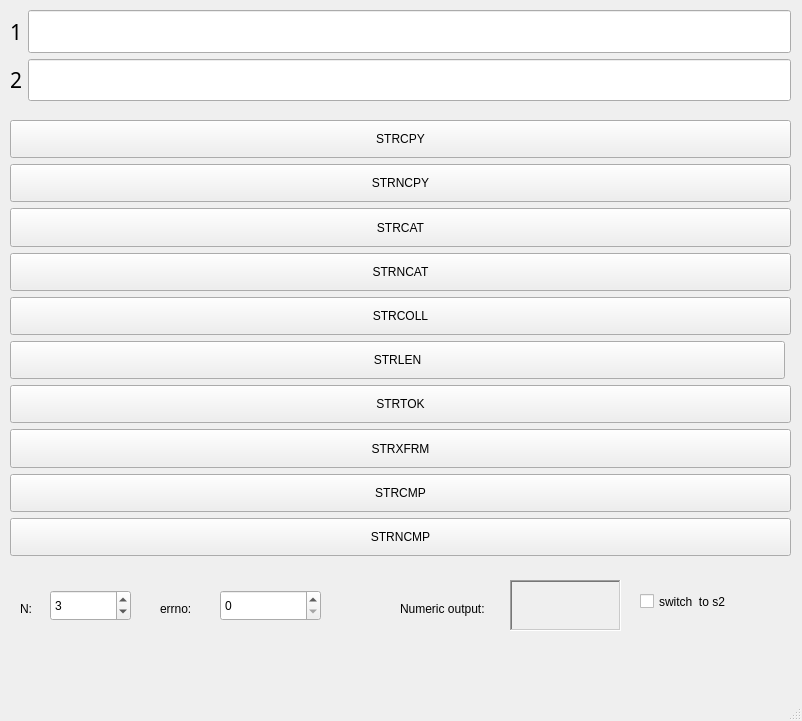
<?xml version="1.0" encoding="UTF-8"?>
<ui version="4.0">
 <class>MainWindow</class>
 <widget class="QMainWindow" name="MainWindow">
  <property name="geometry">
   <rect>
    <x>0</x>
    <y>0</y>
    <width>802</width>
    <height>721</height>
   </rect>
  </property>
  <property name="windowTitle">
   <string>MainWindow</string>
  </property>
  <widget class="QWidget" name="centralwidget">
   <widget class="QWidget" name="gridLayoutWidget">
    <property name="geometry">
     <rect>
      <x>10</x>
      <y>10</y>
      <width>781</width>
      <height>91</height>
     </rect>
    </property>
    <layout class="QGridLayout" name="gridLayout">
     <item row="1" column="0">
      <widget class="QLabel" name="label_2">
       <property name="font">
        <font>
         <family>Fira Code SemiBold</family>
         <pointsize>16</pointsize>
        </font>
       </property>
       <property name="text">
        <string>2</string>
       </property>
      </widget>
     </item>
     <item row="0" column="0">
      <widget class="QLabel" name="label">
       <property name="font">
        <font>
         <family>Fira Code SemiBold</family>
         <pointsize>16</pointsize>
        </font>
       </property>
       <property name="text">
        <string>1</string>
       </property>
      </widget>
     </item>
     <item row="1" column="1">
      <widget class="QLineEdit" name="s2str">
       <property name="sizePolicy">
        <sizepolicy hsizetype="Expanding" vsizetype="Expanding">
         <horstretch>0</horstretch>
         <verstretch>0</verstretch>
        </sizepolicy>
       </property>
      </widget>
     </item>
     <item row="0" column="1">
      <widget class="QLineEdit" name="s1str">
       <property name="sizePolicy">
        <sizepolicy hsizetype="Expanding" vsizetype="Expanding">
         <horstretch>0</horstretch>
         <verstretch>0</verstretch>
        </sizepolicy>
       </property>
      </widget>
     </item>
    </layout>
   </widget>
   <widget class="QWidget" name="gridLayoutWidget_2">
    <property name="geometry">
     <rect>
      <x>10</x>
      <y>120</y>
      <width>781</width>
      <height>436</height>
     </rect>
    </property>
    <layout class="QGridLayout" name="gridLayout_2" columnstretch="5,0">
     <property name="sizeConstraint">
      <enum>QLayout::SetDefaultConstraint</enum>
     </property>
     <item row="1" column="0" colspan="2">
      <widget class="QPushButton" name="sncpy">
       <property name="sizePolicy">
        <sizepolicy hsizetype="Minimum" vsizetype="Expanding">
         <horstretch>0</horstretch>
         <verstretch>0</verstretch>
        </sizepolicy>
       </property>
       <property name="text">
        <string>STRNCPY</string>
       </property>
      </widget>
     </item>
     <item row="2" column="0" colspan="2">
      <widget class="QPushButton" name="scat">
       <property name="sizePolicy">
        <sizepolicy hsizetype="Minimum" vsizetype="Expanding">
         <horstretch>0</horstretch>
         <verstretch>0</verstretch>
        </sizepolicy>
       </property>
       <property name="text">
        <string>STRCAT</string>
       </property>
      </widget>
     </item>
     <item row="6" column="0" colspan="2">
      <widget class="QPushButton" name="stok">
       <property name="sizePolicy">
        <sizepolicy hsizetype="Minimum" vsizetype="Expanding">
         <horstretch>0</horstretch>
         <verstretch>0</verstretch>
        </sizepolicy>
       </property>
       <property name="text">
        <string>STRTOK</string>
       </property>
      </widget>
     </item>
     <item row="0" column="0" colspan="2">
      <widget class="QPushButton" name="scpy">
       <property name="sizePolicy">
        <sizepolicy hsizetype="Minimum" vsizetype="Expanding">
         <horstretch>0</horstretch>
         <verstretch>0</verstretch>
        </sizepolicy>
       </property>
       <property name="text">
        <string>STRCPY</string>
       </property>
      </widget>
     </item>
     <item row="9" column="0" colspan="2">
      <widget class="QPushButton" name="sncmp">
       <property name="sizePolicy">
        <sizepolicy hsizetype="Minimum" vsizetype="Expanding">
         <horstretch>0</horstretch>
         <verstretch>0</verstretch>
        </sizepolicy>
       </property>
       <property name="text">
        <string>STRNCMP</string>
       </property>
      </widget>
     </item>
     <item row="4" column="0" colspan="2">
      <widget class="QPushButton" name="scoll">
       <property name="sizePolicy">
        <sizepolicy hsizetype="Minimum" vsizetype="Expanding">
         <horstretch>0</horstretch>
         <verstretch>0</verstretch>
        </sizepolicy>
       </property>
       <property name="text">
        <string>STRCOLL</string>
       </property>
      </widget>
     </item>
     <item row="3" column="0" colspan="2">
      <widget class="QPushButton" name="sncat">
       <property name="sizePolicy">
        <sizepolicy hsizetype="Minimum" vsizetype="Expanding">
         <horstretch>0</horstretch>
         <verstretch>0</verstretch>
        </sizepolicy>
       </property>
       <property name="text">
        <string>STRNCAT</string>
       </property>
      </widget>
     </item>
     <item row="7" column="0" colspan="2">
      <widget class="QPushButton" name="strxfrm">
       <property name="sizePolicy">
        <sizepolicy hsizetype="Minimum" vsizetype="Expanding">
         <horstretch>0</horstretch>
         <verstretch>0</verstretch>
        </sizepolicy>
       </property>
       <property name="text">
        <string>STRXFRM</string>
       </property>
      </widget>
     </item>
     <item row="8" column="0" colspan="2">
      <widget class="QPushButton" name="scmp">
       <property name="sizePolicy">
        <sizepolicy hsizetype="Minimum" vsizetype="Expanding">
         <horstretch>0</horstretch>
         <verstretch>0</verstretch>
        </sizepolicy>
       </property>
       <property name="text">
        <string>STRCMP</string>
       </property>
      </widget>
     </item>
     <item row="5" column="0">
      <widget class="QPushButton" name="slen">
       <property name="sizePolicy">
        <sizepolicy hsizetype="Minimum" vsizetype="Expanding">
         <horstretch>0</horstretch>
         <verstretch>0</verstretch>
        </sizepolicy>
       </property>
       <property name="text">
        <string>STRLEN</string>
       </property>
      </widget>
     </item>
    </layout>
   </widget>
   <widget class="QLabel" name="label_3">
    <property name="geometry">
     <rect>
      <x>20</x>
      <y>600</y>
      <width>54</width>
      <height>17</height>
     </rect>
    </property>
    <property name="text">
     <string>N:</string>
    </property>
   </widget>
   <widget class="QSpinBox" name="Nbox">
    <property name="geometry">
     <rect>
      <x>50</x>
      <y>590</y>
      <width>81</width>
      <height>31</height>
     </rect>
    </property>
    <property name="maximum">
     <number>500</number>
    </property>
    <property name="value">
     <number>3</number>
    </property>
   </widget>
   <widget class="QSpinBox" name="errnoBox">
    <property name="geometry">
     <rect>
      <x>220</x>
      <y>590</y>
      <width>101</width>
      <height>31</height>
     </rect>
    </property>
    <property name="maximum">
     <number>300</number>
    </property>
   </widget>
   <widget class="QLabel" name="label_4">
    <property name="geometry">
     <rect>
      <x>160</x>
      <y>600</y>
      <width>54</width>
      <height>17</height>
     </rect>
    </property>
    <property name="text">
     <string>errno:</string>
    </property>
   </widget>
   <widget class="QLabel" name="label_5">
    <property name="geometry">
     <rect>
      <x>400</x>
      <y>600</y>
      <width>101</width>
      <height>17</height>
     </rect>
    </property>
    <property name="text">
     <string>Numeric output:</string>
    </property>
   </widget>
   <widget class="QLabel" name="noutput">
    <property name="geometry">
     <rect>
      <x>510</x>
      <y>580</y>
      <width>111</width>
      <height>51</height>
     </rect>
    </property>
    <property name="font">
     <font>
      <pointsize>15</pointsize>
     </font>
    </property>
    <property name="frameShape">
     <enum>QFrame::WinPanel</enum>
    </property>
    <property name="frameShadow">
     <enum>QFrame::Sunken</enum>
    </property>
    <property name="text">
     <string/>
    </property>
   </widget>
   <widget class="QCheckBox" name="chkBox">
    <property name="geometry">
     <rect>
      <x>640</x>
      <y>590</y>
      <width>151</width>
      <height>23</height>
     </rect>
    </property>
    <property name="text">
     <string>switch  to s2</string>
    </property>
   </widget>
  </widget>
  <widget class="QMenuBar" name="menubar">
   <property name="geometry">
    <rect>
     <x>0</x>
     <y>0</y>
     <width>802</width>
     <height>30</height>
    </rect>
   </property>
  </widget>
  <widget class="QStatusBar" name="statusbar"/>
 </widget>
 <resources/>
 <connections/>
</ui>
